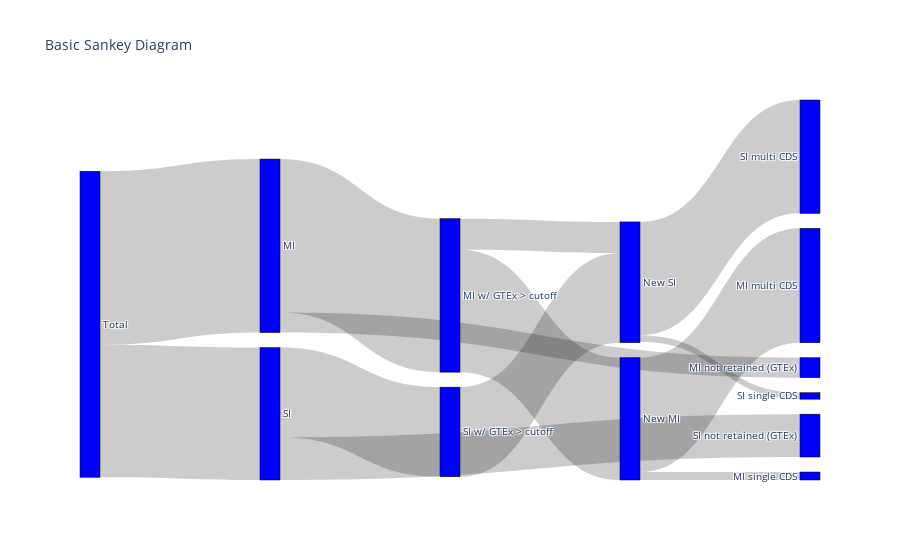

Notebook code cell kept with this figure:
### Code cell
import plotly.graph_objects as go

values = [8363, 10960, 2706, 5657, 1265, 9695, 1968, 5657, 7727, 406, 7159, 504, 7223]
labels_raw = ["Total", "SI", "MI", "SI not retained (GTEx)", "SI w/ GTEx > cutoff", "MI not retained (GTEx)", "MI w/ GTEx > cutoff", "New SI", "New MI", "SI single CDS", "SI multi CDS", "MI single CDS", "MI multi CDS"] 
# labels = [l + " : {}".format(str(v)) for l, v in zip(labels_raw, values)]

fig = go.Figure(data=[go.Sankey(
    node = dict(
      pad = 15,
      thickness = 20,
      line = dict(color = "black", width = 0.5),
      label = labels_raw,
      color = "blue"
    ),
    link = dict(
      source = [0, 0, 1, 1, 2, 2, 6, 4, 6,  7, 7, 8, 8], # indices correspond to labels, eg A1, A2, A1, B1, ...
      target = [1, 2, 3, 4, 5, 6, 7, 7, 8, 9, 10, 11, 12],
      value = values,
  ))])

fig.update_layout(title_text="Basic Sankey Diagram", font_size=10)
fig.show()

### Figure 1 — Plotly figure (JSON) as saved in the notebook; plotly's stock layout.template omitted (floating-point values rounded to 4 significant figures)
{"data": [{"link": {"source": [0, 0, 1, 1, 2, 2, 6, 4, 6, 7, 7, 8, 8], "target": [1, 2, 3, 4, 5, 6, 7, 7, 8, 9, 10, 11, 12], "value": [8363, 10960, 2706, 5657, 1265, 9695, 1968, 5657, 7727, 406, 7159, 504, 7223]}, "node": {"color": "blue", "label": ["Total", "SI", "MI", "SI not retained (GTEx)", "SI w/ GTEx > cutoff", "MI not retained (GTEx)", "MI w/ GTEx > cutoff", "New SI", "New MI", "SI single CDS", "SI multi CDS", "MI single CDS", "MI multi CDS"], "line": {"color": "black", "width": 0.5}, "pad": 15, "thickness": 20}, "type": "sankey"}], "layout": {"autosize": true, "font": {"size": 10}, "title": {"text": "Basic Sankey Diagram"}}}
